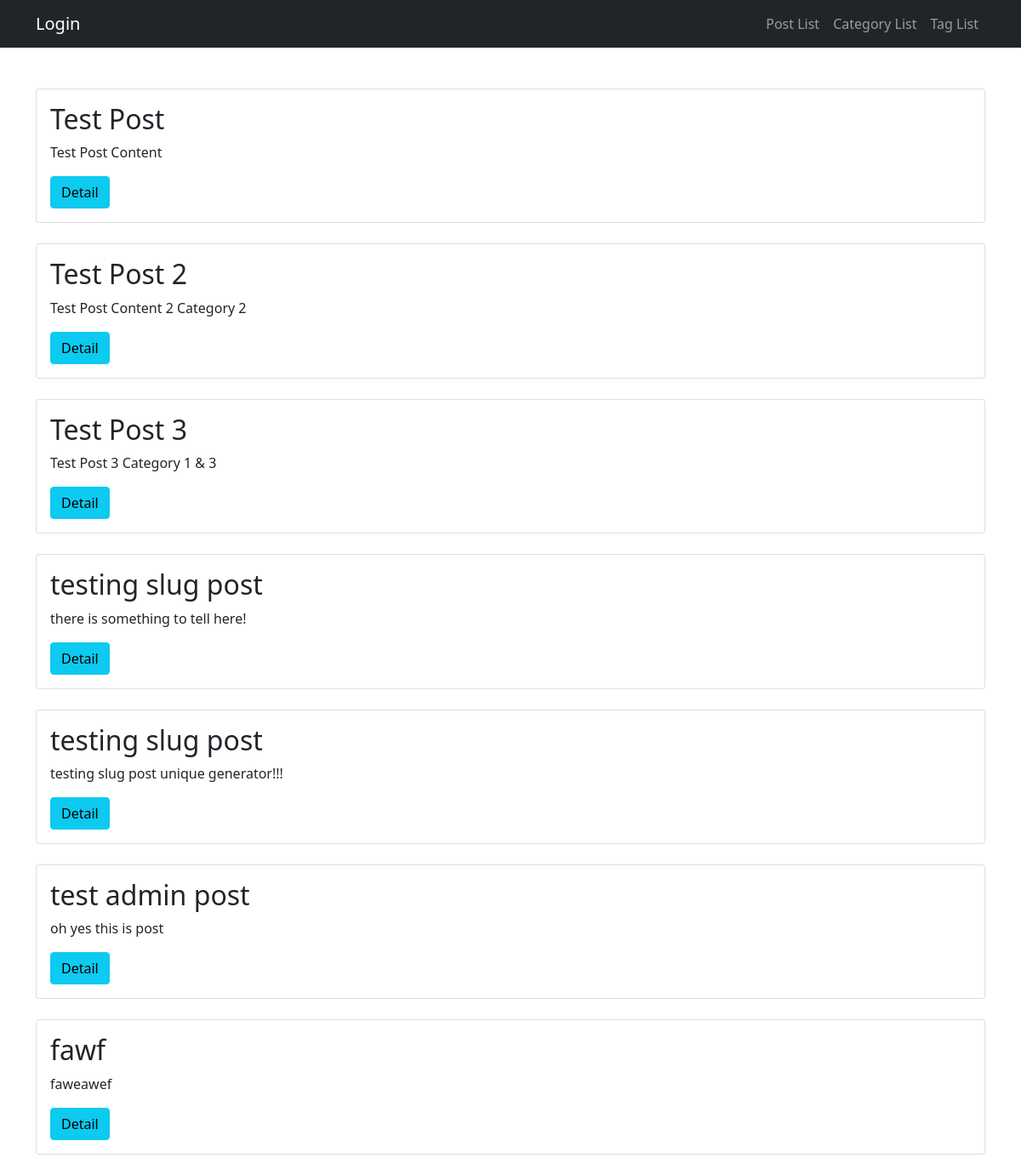
Page /weblog/ on the earlier database version.
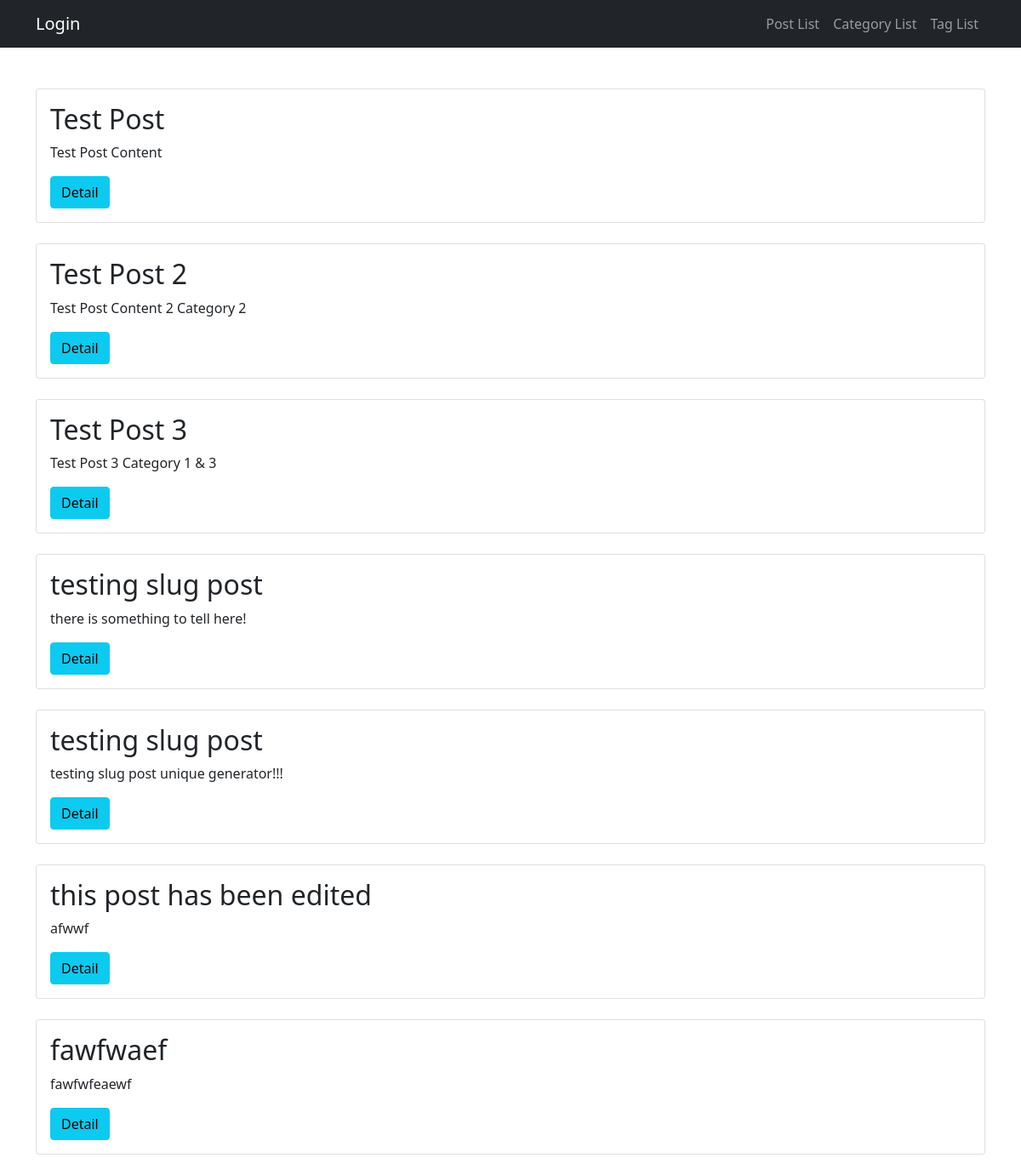
Same page on the later database version.
### weblog/models.py (models this page shows, shortened)
class Post(models.Model):
    owner = models.ForeignKey(User, on_delete=models.CASCADE, verbose_name="Post Owner")
    title = models.CharField("Post Title", max_length=50)
    content = models.TextField()
    image = models.ImageField(upload_to='images', null=True)
    category = models.ManyToManyField('Category')
    created = models.DateField(auto_now_add=True, null=True)
    updated_on = models.DateTimeField(auto_now=True)
    like = models.IntegerField(default=0)
    tag = models.ManyToManyField('Tag')
    slug = models.SlugField(max_length=255, unique=True, null=True, blank=True)

### weblog/views.py (the view)
# urls.py: path('', post_list, name='home'),
def post_list(request):
    posts = Post.objects.all()
    context = {'posts': posts}
    return render(request, 'weblog/post_list.html', context=context)

### weblog/templates/weblog/post_list.html (shortened to what this page needs)
{% extends 'weblog/index.html' %}
{% load static %}
{% block content %}
{% for post in posts %}
    <div class="card mb-4">
        <div class="card-body">
            <h2 class="card-title">{{post.title}}</h2>
            <p class="card-text">{{post.content}}</p>
            <a class="btn btn-info" href="{% url 'weblog:post_detail' post.slug %}">Detail</a>
        </div>
    </div>
{% endfor %}
{% endblock content %}

### weblog/templates/weblog/index.html (shortened to what this page needs)
{% load static %}
<html lang="en">
    <head>
        <link href="{% static 'weblog/css/styles.css' %}" rel="stylesheet" />
    </head>
    <body>
        <nav class="navbar navbar-expand-lg navbar-dark bg-dark">
            <div class="container">
                {% if user.is_authenticated %}
                    <a class="navbar-brand" href="{% url 'weblog:dashboard' %}">Welcome, {{user.username}}</a>
                    <a class="navbar-brand" href="{% url 'weblog:logout' %}">Logout</a>
                {% else %}
                    <a class="navbar-brand" href="{% url 'weblog:login' %}">Login</a>
                {% endif %}
                <div class="collapse navbar-collapse" id="navbarSupportedContent">
                    <ul class="navbar-nav ms-auto mb-2 mb-lg-0">
                        <li class="nav-item"><a class="nav-link" href="{% url 'weblog:post_list' %}">Post List</a></li>
                        <li class="nav-item"><a class="nav-link" href="{% url 'weblog:category_list' %}">Category List</a></li>
                        <li class="nav-item"><a class="nav-link" href="{% url 'weblog:tag_list' %}">Tag List</a></li>
                    </ul>
                </div>
            </div>
        </nav>
        <div class="container">
            <div class="row">
                <div class="col-lg-12 mt-5">
                    {% block content %}{% endblock content %}
                </div>
            </div>
        </div>
    </body>
</html>

Differences in the rows shown:
removed Post: title "test admin post", content "oh yes this is post"
removed Post: title "fawf", content "faweawef"
added Post: title "this post has been edited", content "afwwf"
added Post: title "fawfwaef", content "fawfwfeaewf"
